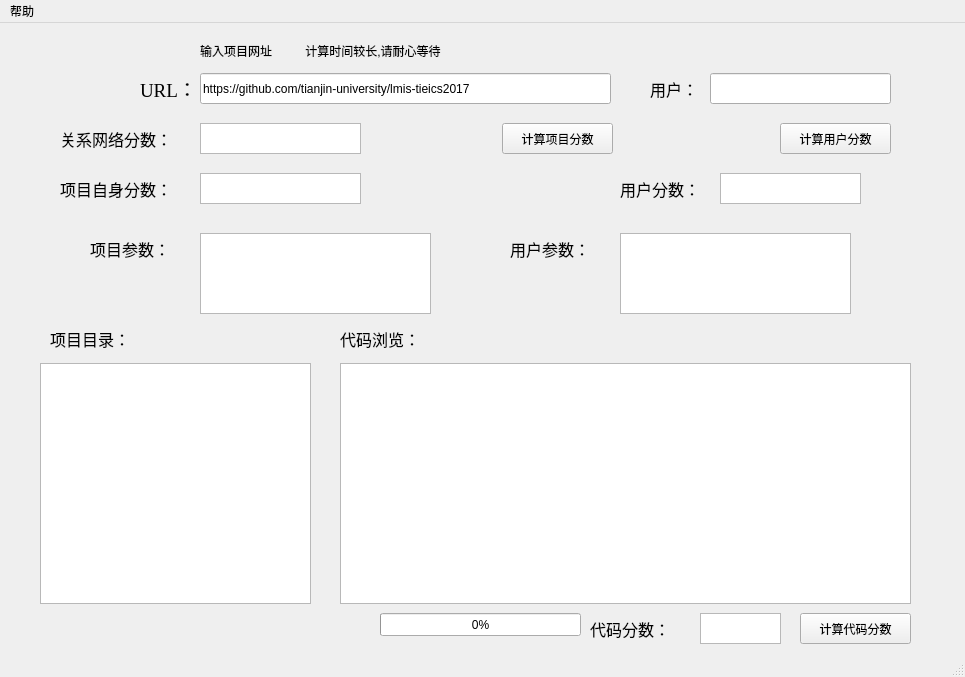
<?xml version="1.0" encoding="UTF-8"?>
<ui version="4.0">
 <class>mainwindow</class>
 <widget class="QMainWindow" name="mainwindow">
  <property name="geometry">
   <rect>
    <x>0</x>
    <y>0</y>
    <width>965</width>
    <height>677</height>
   </rect>
  </property>
  <property name="minimumSize">
   <size>
    <width>965</width>
    <height>677</height>
   </size>
  </property>
  <property name="maximumSize">
   <size>
    <width>965</width>
    <height>677</height>
   </size>
  </property>
  <property name="acceptDrops">
   <bool>false</bool>
  </property>
  <property name="windowTitle">
   <string>github项目评价软件</string>
  </property>
  <widget class="QWidget" name="centralwidget">
   <widget class="QPushButton" name="calcodebtn">
    <property name="geometry">
     <rect>
      <x>800</x>
      <y>590</y>
      <width>111</width>
      <height>31</height>
     </rect>
    </property>
    <property name="text">
     <string>计算代码分数</string>
    </property>
   </widget>
   <widget class="QTextBrowser" name="outvalueshow">
    <property name="geometry">
     <rect>
      <x>200</x>
      <y>100</y>
      <width>161</width>
      <height>31</height>
     </rect>
    </property>
   </widget>
   <widget class="QPushButton" name="calauthorbtn">
    <property name="geometry">
     <rect>
      <x>780</x>
      <y>100</y>
      <width>111</width>
      <height>31</height>
     </rect>
    </property>
    <property name="text">
     <string>计算用户分数</string>
    </property>
   </widget>
   <widget class="QProgressBar" name="progressbar">
    <property name="geometry">
     <rect>
      <x>380</x>
      <y>590</y>
      <width>201</width>
      <height>23</height>
     </rect>
    </property>
    <property name="value">
     <number>0</number>
    </property>
   </widget>
   <widget class="QTextBrowser" name="authorinfoshow">
    <property name="geometry">
     <rect>
      <x>620</x>
      <y>210</y>
      <width>231</width>
      <height>81</height>
     </rect>
    </property>
   </widget>
   <widget class="QTextBrowser" name="codevalueshow">
    <property name="geometry">
     <rect>
      <x>700</x>
      <y>590</y>
      <width>81</width>
      <height>31</height>
     </rect>
    </property>
   </widget>
   <widget class="QTextBrowser" name="projectinfoshow">
    <property name="geometry">
     <rect>
      <x>200</x>
      <y>210</y>
      <width>231</width>
      <height>81</height>
     </rect>
    </property>
   </widget>
   <widget class="QLabel" name="label_2">
    <property name="geometry">
     <rect>
      <x>60</x>
      <y>100</y>
      <width>131</width>
      <height>31</height>
     </rect>
    </property>
    <property name="font">
     <font>
      <family>黑体</family>
      <pointsize>12</pointsize>
      <weight>50</weight>
      <bold>false</bold>
     </font>
    </property>
    <property name="text">
     <string>关系网络分数：</string>
    </property>
   </widget>
   <widget class="QLabel" name="label_3">
    <property name="geometry">
     <rect>
      <x>60</x>
      <y>150</y>
      <width>131</width>
      <height>31</height>
     </rect>
    </property>
    <property name="font">
     <font>
      <family>黑体</family>
      <pointsize>12</pointsize>
      <weight>50</weight>
      <bold>false</bold>
     </font>
    </property>
    <property name="text">
     <string>项目自身分数：</string>
    </property>
   </widget>
   <widget class="QTextBrowser" name="authorvalueshow">
    <property name="geometry">
     <rect>
      <x>720</x>
      <y>150</y>
      <width>141</width>
      <height>31</height>
     </rect>
    </property>
   </widget>
   <widget class="QLabel" name="label_7">
    <property name="geometry">
     <rect>
      <x>90</x>
      <y>210</y>
      <width>101</width>
      <height>31</height>
     </rect>
    </property>
    <property name="font">
     <font>
      <family>黑体</family>
      <pointsize>12</pointsize>
      <weight>50</weight>
      <bold>false</bold>
     </font>
    </property>
    <property name="text">
     <string>项目参数：</string>
    </property>
   </widget>
   <widget class="QLabel" name="label_6">
    <property name="geometry">
     <rect>
      <x>200</x>
      <y>20</y>
      <width>441</width>
      <height>16</height>
     </rect>
    </property>
    <property name="text">
     <string>输入项目网址          计算时间较长,请耐心等待</string>
    </property>
   </widget>
   <widget class="QTextBrowser" name="invalueshow">
    <property name="geometry">
     <rect>
      <x>200</x>
      <y>150</y>
      <width>161</width>
      <height>31</height>
     </rect>
    </property>
   </widget>
   <widget class="QLabel" name="label_4">
    <property name="geometry">
     <rect>
      <x>50</x>
      <y>300</y>
      <width>131</width>
      <height>31</height>
     </rect>
    </property>
    <property name="font">
     <font>
      <family>黑体</family>
      <pointsize>12</pointsize>
      <weight>50</weight>
      <bold>false</bold>
     </font>
    </property>
    <property name="text">
     <string>项目目录：</string>
    </property>
   </widget>
   <widget class="QLabel" name="label_5">
    <property name="geometry">
     <rect>
      <x>620</x>
      <y>150</y>
      <width>101</width>
      <height>31</height>
     </rect>
    </property>
    <property name="font">
     <font>
      <family>黑体</family>
      <pointsize>12</pointsize>
      <weight>50</weight>
      <bold>false</bold>
     </font>
    </property>
    <property name="text">
     <string>用户分数：</string>
    </property>
   </widget>
   <widget class="QPushButton" name="calprojectbtn">
    <property name="geometry">
     <rect>
      <x>502</x>
      <y>100</y>
      <width>111</width>
      <height>31</height>
     </rect>
    </property>
    <property name="text">
     <string>计算项目分数</string>
    </property>
   </widget>
   <widget class="QLineEdit" name="authoredit">
    <property name="geometry">
     <rect>
      <x>710</x>
      <y>50</y>
      <width>181</width>
      <height>31</height>
     </rect>
    </property>
   </widget>
   <widget class="QTextBrowser" name="codeview">
    <property name="geometry">
     <rect>
      <x>340</x>
      <y>340</y>
      <width>571</width>
      <height>241</height>
     </rect>
    </property>
   </widget>
   <widget class="QLabel" name="label_8">
    <property name="geometry">
     <rect>
      <x>510</x>
      <y>210</y>
      <width>101</width>
      <height>31</height>
     </rect>
    </property>
    <property name="font">
     <font>
      <family>黑体</family>
      <pointsize>12</pointsize>
      <weight>50</weight>
      <bold>false</bold>
     </font>
    </property>
    <property name="text">
     <string>用户参数：</string>
    </property>
   </widget>
   <widget class="QLineEdit" name="urledit">
    <property name="geometry">
     <rect>
      <x>200</x>
      <y>50</y>
      <width>411</width>
      <height>31</height>
     </rect>
    </property>
    <property name="text">
     <string>https://github.com/tianjin-university/lmis-tieics2017</string>
    </property>
   </widget>
   <widget class="QLabel" name="label">
    <property name="geometry">
     <rect>
      <x>140</x>
      <y>50</y>
      <width>51</width>
      <height>31</height>
     </rect>
    </property>
    <property name="font">
     <font>
      <family>Times New Roman</family>
      <pointsize>14</pointsize>
      <weight>50</weight>
      <bold>false</bold>
     </font>
    </property>
    <property name="text">
     <string>URL：</string>
    </property>
   </widget>
   <widget class="QLabel" name="label_10">
    <property name="geometry">
     <rect>
      <x>340</x>
      <y>300</y>
      <width>131</width>
      <height>31</height>
     </rect>
    </property>
    <property name="font">
     <font>
      <family>黑体</family>
      <pointsize>12</pointsize>
      <weight>50</weight>
      <bold>false</bold>
     </font>
    </property>
    <property name="text">
     <string>代码浏览：</string>
    </property>
   </widget>
   <widget class="QLabel" name="label_11">
    <property name="geometry">
     <rect>
      <x>590</x>
      <y>590</y>
      <width>101</width>
      <height>31</height>
     </rect>
    </property>
    <property name="font">
     <font>
      <family>黑体</family>
      <pointsize>12</pointsize>
      <weight>50</weight>
      <bold>false</bold>
     </font>
    </property>
    <property name="text">
     <string>代码分数：</string>
    </property>
   </widget>
   <widget class="QLabel" name="label_9">
    <property name="geometry">
     <rect>
      <x>650</x>
      <y>50</y>
      <width>51</width>
      <height>31</height>
     </rect>
    </property>
    <property name="font">
     <font>
      <family>黑体</family>
      <pointsize>12</pointsize>
      <weight>50</weight>
      <bold>false</bold>
     </font>
    </property>
    <property name="text">
     <string>用户：</string>
    </property>
   </widget>
   <widget class="QListWidget" name="catalogshow">
    <property name="geometry">
     <rect>
      <x>40</x>
      <y>340</y>
      <width>271</width>
      <height>241</height>
     </rect>
    </property>
   </widget>
  </widget>
  <widget class="QMenuBar" name="menubar">
   <property name="geometry">
    <rect>
     <x>0</x>
     <y>0</y>
     <width>965</width>
     <height>26</height>
    </rect>
   </property>
   <widget class="QMenu" name="menu">
    <property name="title">
     <string>帮助</string>
    </property>
    <addaction name="evalrule"/>
   </widget>
   <addaction name="menu"/>
  </widget>
  <widget class="QStatusBar" name="statusbar"/>
  <action name="evalrule">
   <property name="text">
    <string>评分规则</string>
   </property>
  </action>
 </widget>
 <resources/>
 <connections/>
</ui>
